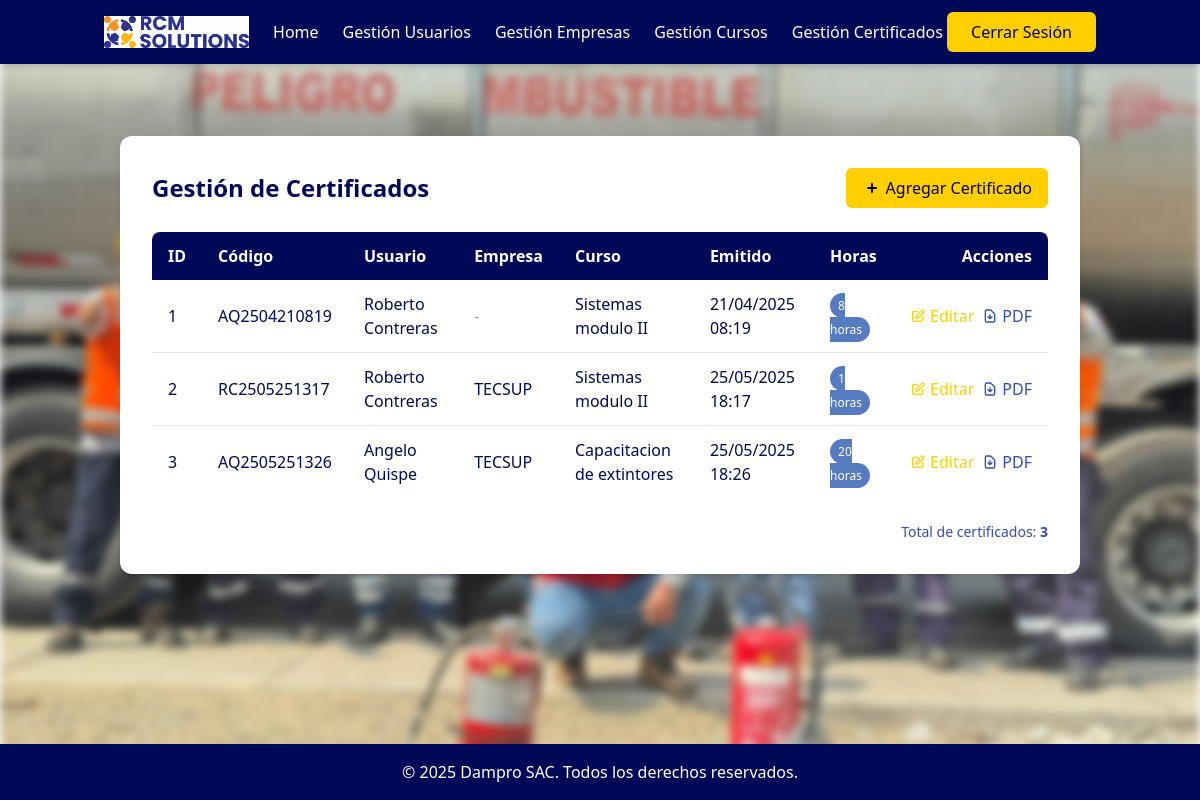
Before: /dashboard/certificados/ (signed in) with the older database file.
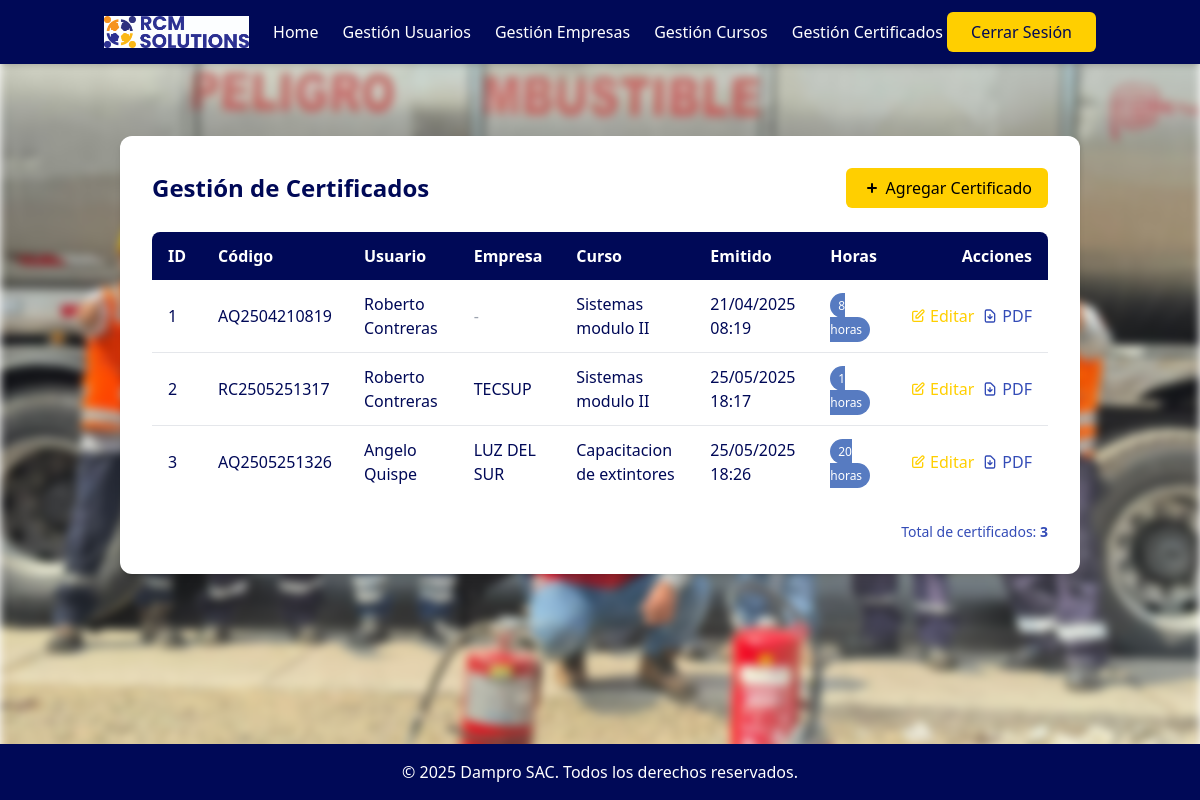
After: the same page with the newer database file.
### system/models.py (models this page shows)
class Certificate(models.Model):
    cert_code = models.CharField(max_length=100, unique=True)
    usuario = models.ForeignKey(Usuario, on_delete=models.CASCADE, related_name='certificates')
    course = models.ForeignKey(Course, on_delete=models.CASCADE, related_name='certificates')
    empresa = models.ForeignKey(Empresa, on_delete=models.CASCADE, related_name='certificates', null=True, blank=True)
    creation_date = models.DateTimeField(default=models.functions.Now)  # Se cambió de auto_now_add=True para permitir edición
    chronological_hours = models.PositiveIntegerField()

class Empresa(models.Model):
    ruc = models.CharField(max_length=11, unique=True)
    nombre = models.CharField(max_length=200)  # razón social

class Usuario(models.Model):
    first_name = models.CharField(max_length=100)
    middle_name = models.CharField(max_length=100, blank=True, null=True)
    last_name = models.CharField(max_length=100)
    second_last_name = models.CharField(max_length=100, blank=True, null=True)
    dni = models.CharField(max_length=8, unique=True, null=True, blank=True)  # DNI peruano estándar de 8 dígitos
    user_type = models.CharField(max_length=50)
    empresa = models.ForeignKey(Empresa, on_delete=models.CASCADE, related_name='usuarios', null=True, blank=True)

class Course(models.Model):
    name = models.CharField(max_length=200)
    course_hours = models.PositiveIntegerField()

### system/views.py (the view)
# urls.py: path('dashboard/certificados/', views.gestion_certificados, name='gestion_certificados'),
@login_required
def gestion_certificados(request):
    certificados = Certificate.objects.select_related('usuario', 'course', 'empresa').all()
    return render(request, 'system/gestion_certificados.html', {
        'certificados': certificados
    })

### system/views.py (called while the page is built)
def login_required(view_func):
    @wraps(view_func)
    def wrapped_view(request, *args, **kwargs):
        if not request.session.get('user_id'):
            return redirect('system:login')
        return view_func(request, *args, **kwargs)
    return wrapped_view

### system/templates/system/gestion_certificados.html (shortened to what the changed rows need)
{% extends 'system/base_logged.html' %}
{% block content %}
<section class="gestion-certificados py-12">
  <div class="container mx-auto px-4">
    <div class="bg-rcm-white rounded-xl shadow-md p-8 max-w-6xl mx-auto">
      <div class="flex justify-between items-center mb-6">
        <h1 class="text-2xl font-bold text-rcm-navy">Gestión de Certificados</h1>
      </div>
      <div class="overflow-x-auto">
        <table class="min-w-full bg-rcm-white">
          <thead>
            <tr class="bg-rcm-navy text-rcm-white">
              <th class="py-3 px-4 text-left font-semibold rounded-tl-lg">ID</th>
              <th class="py-3 px-4 text-left font-semibold">Código</th>
              <th class="py-3 px-4 text-left font-semibold">Usuario</th>
              <th class="py-3 px-4 text-left font-semibold">Empresa</th>
              <th class="py-3 px-4 text-left font-semibold">Curso</th>
              <th class="py-3 px-4 text-left font-semibold">Emitido</th>
              <th class="py-3 px-4 text-left font-semibold">Horas</th>
              <th class="py-3 px-4 text-right font-semibold rounded-tr-lg">Acciones</th>
            </tr>
          </thead>
          <tbody class="divide-y divide-gray-200">
            {% for c in certificados %}
            <tr class="hover:bg-rcm-blue-light/10 transition-colors">
              <td class="py-3 px-4 text-rcm-navy">{{ c.id }}</td>
              <td class="py-3 px-4 text-rcm-navy font-medium">{{ c.cert_code }}</td>
              <td class="py-3 px-4 text-rcm-navy">{{ c.usuario.first_name }} {{ c.usuario.last_name }}</td>              <td class="py-3 px-4 text-rcm-navy">
                {% if c.empresa %}
                  {{ c.empresa.nombre }}
                {% else %}
                  <span class="text-gray-400">-</span>
                {% endif %}
              </td>
              <td class="py-3 px-4 text-rcm-navy">{{ c.course.name }}</td>
              <td class="py-3 px-4 text-rcm-navy">{{ c.creation_date|date:"d/m/Y H:i" }}</td>
              <td class="py-3 px-4">
                <span class="px-2 py-1 text-xs rounded-full bg-rcm-blue-light text-rcm-white">
                  {{ c.chronological_hours }} horas
                </span>
              </td>
              <td class="py-3 px-4 text-right">
                <div class="flex justify-end items-center space-x-2">
                  <a href="{% url 'system:edit_certificado' c.id %}" class="text-rcm-gold hover:underline font-medium flex items-center">
                    <svg xmlns="http://www.w3.org/2000/svg" class="h-4 w-4 mr-1" fill="none" viewBox="0 0 24 24" stroke="currentColor">
                      <path stroke-linecap="round" stroke-linejoin="round" stroke-width="2" d="M11 5H6a2 2 0 00-2 2v11a2 2 0 002 2h11a2 2 0 002-2v-5m-1.414-9.414a2 2 0 112.828 2.828L11.828 15H9v-2.828l8.586-8.586z" />
                    </svg>
                    Editar
                  </a>
                  <a href="{% url 'system:certificado_pdf' c.cert_code %}" target="_blank" class="text-rcm-blue-medium hover:underline font-medium flex items-center">
                    PDF
                  </a>
                </div>
              </td>
            </tr>
            {% empty %}
            <tr>
              <td colspan="8" class="py-8 text-center text-rcm-blue-medium italic">No hay certificados registrados.</td>
            </tr>
            {% endfor %}
          </tbody>
        </table>
      </div>
    </div>
  </div>
</section>
{% endblock %}

Changed rows visible on the page:
changed Certificate "AQ2505251326": empresa.nombre "TECSUP" → "LUZ DEL SUR"
